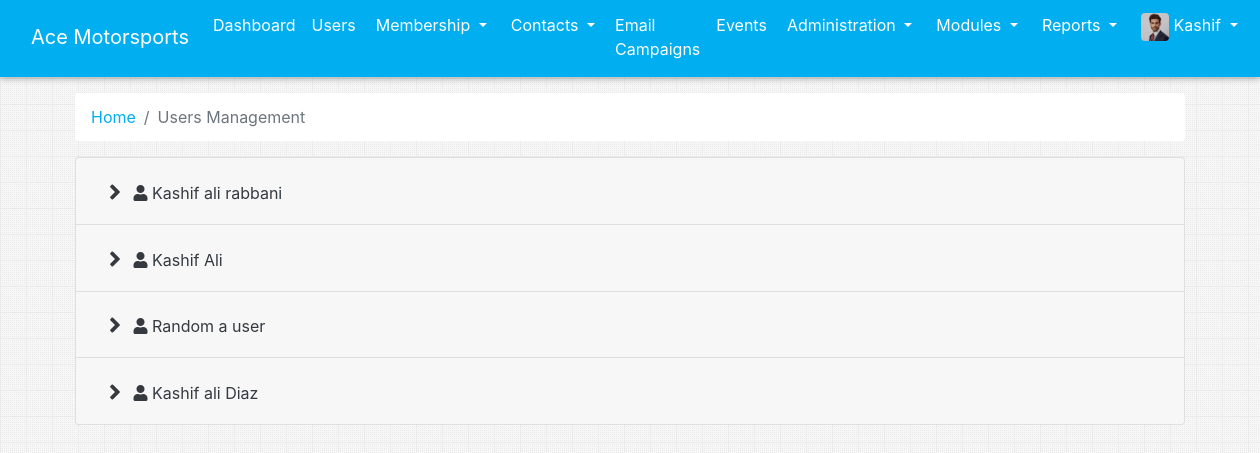
/admin_users_files.php (signed in), run on the app's committed database.
### tables this page shows
CREATE TABLE `users` (
  `id` int(11) NOT NULL,
  `first_name` varchar(30) NOT NULL,
  `email` varchar(50) NOT NULL,
  `password` varchar(50) NOT NULL,
  `organizationID` int(11) NOT NULL,
  `jobTitle` varchar(50) NOT NULL,
  `salutation` varchar(50) NOT NULL,
  `middle_name` varchar(50) NOT NULL,
  `last_name` varchar(50) NOT NULL,
  `dob` date NOT NULL,
  `phone` varchar(50) NOT NULL,
  `gender` varchar(50) NOT NULL,
  `language` varchar(50) NOT NULL,
  `address` varchar(500) NOT NULL,
  `is_admin` tinyint(1) NOT NULL DEFAULT 0,
  `deleted` tinyint(1) NOT NULL DEFAULT 0,
  `del_date` date DEFAULT NULL
);

### app/app.php (called while the page is built, shortened)
<?php
	function phpMysqliFetchAll($sql){
        $output = array();
        $res = mysqli_query($GLOBALS["con"], $sql);
        if(mysqli_num_rows($res)){
            $output = mysqli_fetch_all($res, MYSQLI_ASSOC);
        }
        return $output;
    }
?>

### admin_users_files.php (the view, shortened to what this page needs)
<?php
  require 'app/app.php';
?>
<!DOCTYPE html>
<html lang="en">
<?php
  require 'parts/head.php';
?>
<body>
  <?php require 'parts/nav.php'; ?>
  <div class="container">
      <nav aria-label="breadcrumb">
        <ol class="breadcrumb bg-white">
          <li class="breadcrumb-item"><a href="admin_dashboard.php" class="appColor">Home</a></li>
          <li class="breadcrumb-item active" aria-current="page">Users Management</li>
        </ol>
      </nav>
      <div class="accordion" id="accordionExample">
      <?php
      $rows = phpMysqliFetchAll("SELECT * FROM users");
      foreach ($rows as $row){
          $name = $row["first_name"].' '.$row["middle_name"].' '.$row["last_name"];
          ?>
          <div class="card">
              <div class="card-header" id="headingOne">
                  <h2 class="mb-0">
                      <button type="button" class="btn  text-dark" data-toggle="collapse" data-target="#open_<?php echo $row["id"]; ?>">
                          <i class="fa fa-angle-right"></i>
                          <i class="fas fa-user"></i> <?php echo $name; ?>
                      </button>
                  </h2>
              </div>
          </div>
          <?php
      }
      ?>
     </div>
  </div>
</body>
</html>

### admin_users_files.php (style rules this page uses)
.accordion .fa { margin-right: 0.5rem; font-size: 24px; font-weight: bold; position: relative; top: 2px; }

### data on the page
users: name "Kashif ali rabbani"
users: name "Kashif Ali"
users: name "Random a user"
users: name "Kashif ali Diaz"

### other printed values
$_SESSION["name"] "Kashif"
